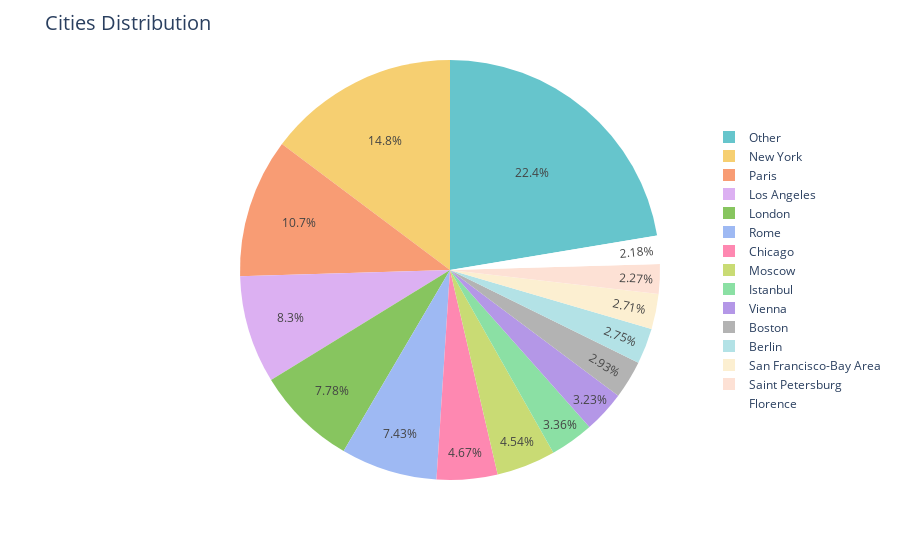

This figure's notebook cell:
### Code cell
city_counts = data['city'].value_counts()
top_cities = city_counts.head(15)
fig = px.pie(top_cities, values=top_cities.values, names=top_cities.index, color_discrete_sequence=px.colors.qualitative.Pastel)

fig.update_layout(
    title="Cities Distribution",
    title_font=dict(size=20),
    legend=dict(
        orientation="v",
        x=0.85,
        y=0.5,
        title=None,
    )
)

fig.show()

### Figure 1 — Plotly figure (JSON) as saved in the notebook; plotly's stock layout.template omitted (floating-point values rounded to 4 significant figures)
{"data": [{"domain": {"x": [0, 1], "y": [0, 1]}, "hovertemplate": "index=%{label}<br>value=%{value}<extra></extra>", "labels": ["Other", "New York", "Paris", "Los Angeles", "London", "Rome", "Chicago", "Moscow", "Istanbul", "Vienna", "Boston", "Berlin", "San Francisco-Bay Area", "Saint Petersburg", "Florence"], "legendgroup": "", "name": "", "showlegend": true, "type": "pie", "values": [512, 338, 245, 190, 178, 170, 107, 104, 77, 74, 67, 63, 62, 52, 50]}], "layout": {"legend": {"orientation": "v", "title": {}, "tracegroupgap": 0, "x": 0.85, "y": 0.5}, "margin": {"t": 60}, "piecolorway": ["rgb(102, 197, 204)", "rgb(246, 207, 113)", "rgb(248, 156, 116)", "rgb(220, 176, 242)", "rgb(135, 197, 95)", "rgb(158, 185, 243)", "rgb(254, 136, 177)", "rgb(201, 219, 116)", "rgb(139, 224, 164)", "rgb(180, 151, 231)", "rgb(179, 179, 179)"], "title": {"font": {"size": 20}, "text": "Cities Distribution"}}}
